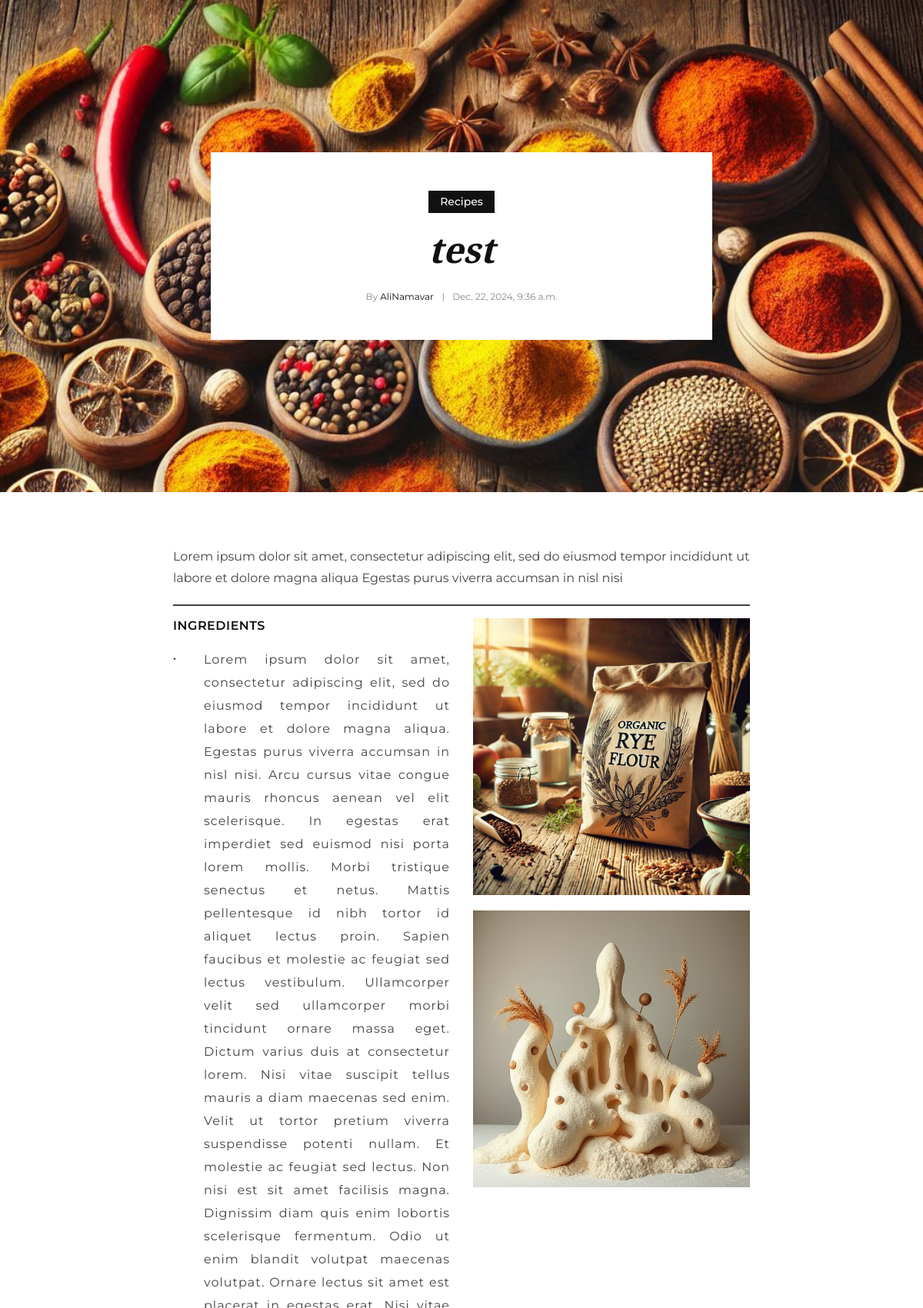
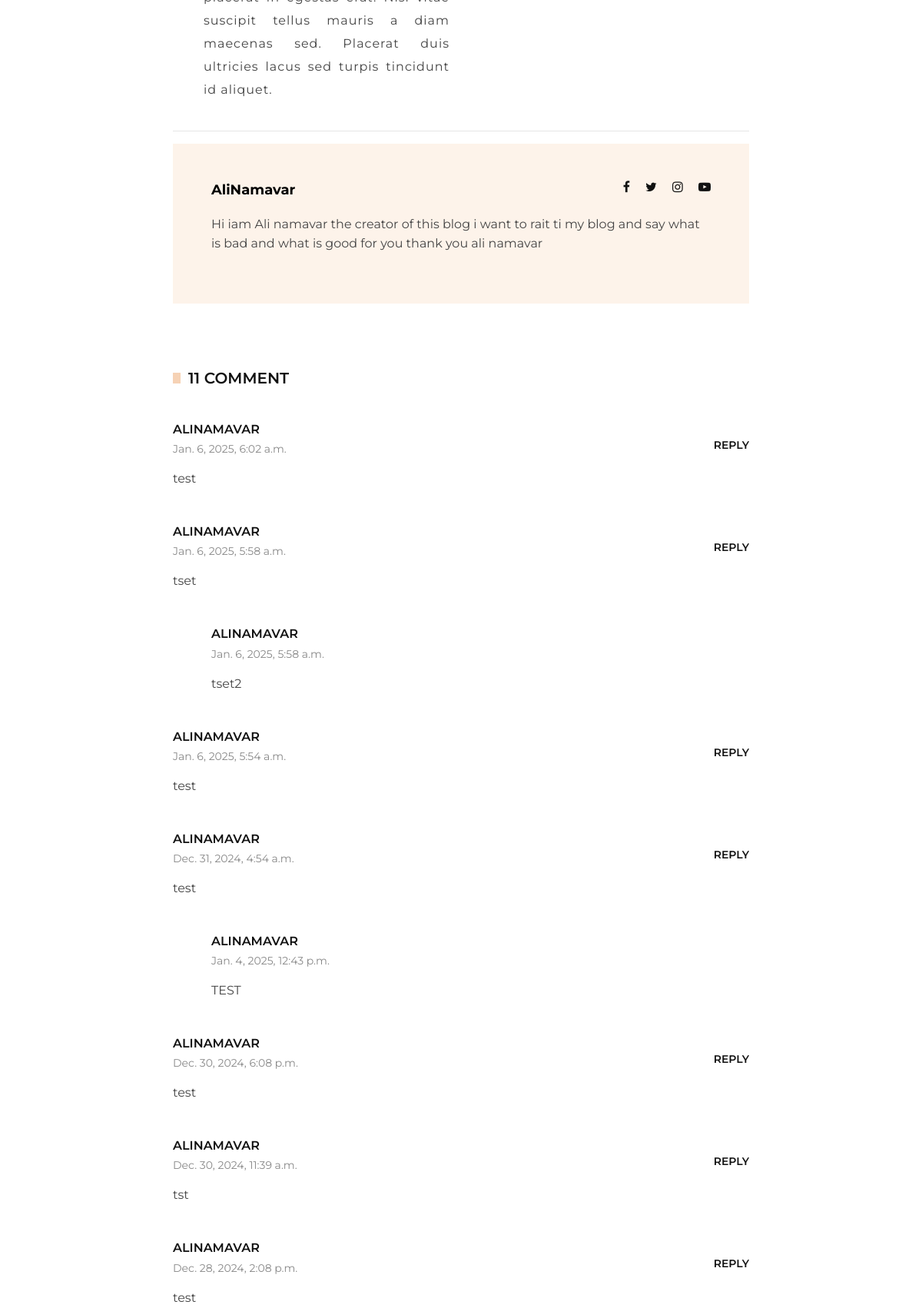
Page /article-detail/1/ (upper part) on the committed database (2 pictures, top to bottom).
### article_module/models.py (models this page shows, shortened)
class Article(models.Model):
    author = models.ForeignKey(User, on_delete=models.CASCADE, verbose_name='نویسنده', editable=False)
    category = models.ForeignKey(ArticleCategory, on_delete=models.CASCADE, verbose_name='دسته بندی')
    title = models.CharField(max_length=100, verbose_name='عنوان')
    url_title = models.CharField(max_length=150, verbose_name='عنوان در url ', unique=True, db_index=True)
    slug = models.SlugField(max_length=400, verbose_name=' عنوان (en)', unique=True, db_index=True, editable=False)
    short_description = models.TextField(verbose_name='توضیحات کوتاه')
    description = models.TextField(verbose_name='توضیحات')
    image = models.ImageField(upload_to='images/article', verbose_name='تصویر')
    created_date = models.DateTimeField(auto_now_add=True, verbose_name='زمان ایجاد مقاله')
    is_active = models.BooleanField(default=False, verbose_name='فعال')
    image_detail_one = models.ImageField(upload_to='images/article', verbose_name='تصویر برای جزییات مقاله', null=True, blank=True)
    image_detail_two = models.ImageField(upload_to='images/article', verbose_name='تصویر برای جزییات مقاله', null=True, blank=True)
    class Meta:
        verbose_name = 'Article'
        verbose_name_plural = 'Articles'

class article_comments(models.Model):
    article = models.ForeignKey(Article, on_delete=models.CASCADE, verbose_name='مقاله')
    user = models.ForeignKey(User, on_delete=models.CASCADE, verbose_name='نویسنده کامنت')
    comment = models.TextField(verbose_name='متن کامنت')
    created_date = models.DateTimeField(auto_now_add=True, verbose_name='زمان ثبت کامنت')
    parent = models.ForeignKey('article_comments', on_delete=models.CASCADE, verbose_name='کامنت والد', null=True, blank=True)
    class Meta:
        verbose_name = 'Article_comment'
        verbose_name_plural = 'Article_comments'

### account_module/models.py (models this page shows, shortened)
class User(AbstractUser):
    username = models.CharField(max_length=150, null=True, blank=True, unique=False, verbose_name='نام کاربری')
    email = models.EmailField(unique=True, verbose_name='ایمیل')
    avatar = models.ImageField(upload_to='images/users', verbose_name='تصویر آواتار', null=True, blank=True)
    email_active_code = models.CharField(max_length=75, verbose_name='کد فعالسازی ایمیل', null=True, blank=True)
    about_user = models.TextField(verbose_name='درباره کاربر', null=True, blank=True)
    address = models.CharField(max_length=250, verbose_name='آدرس کاربر')
    USERNAME_FIELD = 'email'  # شناسه ورود ایمیل
    REQUIRED_FIELDS = ['username']  # نام کاربری فیلد ضروری

### article_module/views.py (the view, shortened to what this page needs)
# urls.py: path('article-detail/<pk>/', views.ArticleDetailView.as_view(), name='article-Detail'),
class ArticleDetailView(DetailView):
    model = Article
    template_name = 'article_module/article_detail.html'
    context_object_name = 'article'
    def get_context_data(self, *, object_list=None, **kwargs):
        context = super().get_context_data(object_list=object_list, **kwargs)
        article = self.object
        context['comments'] = (article_comments.objects.filter(parent_id=None, article_id=article.id).
                               prefetch_related('article_comments_set').order_by('-created_date'))
        context['form'] = CommentForm()
        context['comment_count'] = article_comments.objects.filter(article_id=article.id).count()
        user_ip = get_client_ip(self.request)
        user_id = None
        if self.request.user.is_authenticated:
            user_id = self.request.user.id
        has_been_visited = ArticleVisited.objects.filter(ip__iexact=user_ip, Article_id=article.id).exists()
        return context

### utils/http_service.py (called while the page is built)
def get_client_ip(request: HttpRequest):
    x_forwarded_for = request.META.get('HTTP_X_FORWARDED_FOR')
    if x_forwarded_for:
        ip = x_forwarded_for.split(',')[0]
    else:
        ip = request.META.get('REMOTE_ADDR')
    return ip

### article_module/templates/article_module/article_detail.html (shortened to what this page needs)
{% extends 'shared/layout.html' %}
{% block content %}
    <div class="blog-hero set-bg" data-setbg="{{ article.image.url }}">
        <div class="container">
            <div class="row d-flex justify-content-center">
                <div class="col-lg-7">
                    <div class="blog__hero__text">
                        <div class="label">Recipes</div>
                        <h2>{{ article.title }}</h2>
                        <ul>
                            <li>By <span>{{ article.author.username }}</span></li>
                            <li>{{ article.created_date }}</li>
                        </ul>
                    </div>
                </div>
            </div>
        </div>
    </div>
    <section class="blog-details spad">
        <div class="container">
            <div class="row d-flex justify-content-center">
                <div class="col-lg-8">
                    <div class="blog__details__content">
                        <div class="blog__details__text">
                            <p>{{ article.short_description }}</p>
                        </div>
                        <hr class="divider">
                        <div class="blog__details__recipe__details">
                            <div class="row">
                                <div class="col-lg-6">
                                    <div class="blog__details__ingredients">
                                        <h6>Ingredients</h6>
                                        <ul>
                                            <li><span>.</span>{{ article.description }}</li>
                                        </ul>
                                    </div>
                                </div>
                                <div class="col-lg-6">
                                    <div class="blog__details__ingredients__pic">
                                        {% if article.image_detail_one and article.image_detail_two %}
                                            <img src="{{ article.image_detail_one.url }}" alt="">
                                            <div style="height: 20px;"></div>
                                            <img src="{{ article.image_detail_two.url }}" alt="">
                                        {% endif %}
                                    </div>
                                </div>
                            </div>
                        </div>
                        <hr>
                        <div class="blog__details__author">
                            <div class="blog__details__author__text">
                                <h6 class="article-author-name">{{ article.author.username }}</h6>
                                <div class="blog__details__author__social">
                                    <a href="#"><i class="fa fa-facebook"></i></a>
                                    <a href="#"><i class="fa fa-twitter"></i></a>
                                    <a href="#"><i class="fa fa-instagram"></i></a>
                                    <a href="#"><i class="fa fa-youtube-play"></i></a>
                                </div>
                                <p class="article-description">{{ article.author.about_user }}</p>
                            </div>
                        </div>
                        <div id="comments-section">
                            <div class="blog__details__comment">
                                <h5>{{ comment_count }} Comment</h5>
                                {% for comment in comments %}
                                    <div class="blog__details__comment__item">
                                        <div class="blog__details__comment__item__text">
                                            <h6>{{ comment.user.username }}</h6>
                                            <span>{{ comment.created_date }}</span>
                                            <p>{{ comment.comment }}</p>
                                            <div class="blog__details__comment__btns">
                                                <a onclick="fillpatternid({{ comment.id }}, event)"
                                                   href="#">Reply</a>
                                            </div>
                                        </div>
                                    </div>
                                    {% if comment.article_comments_set.all %}
                                        {% for sub_com in comment.article_comments_set.all %}
                                            <div class="blog__details__comment__item blog__details__comment__item--reply">
                                                <div class="blog__details__comment__item__text">
                                                    <h6>{{ sub_com.user.username }}</h6>
                                                    <span>{{ sub_com.created_date }}</span>
                                                    <p>{{ sub_com.comment }}</p>
                                                </div>
                                            </div>
                                        {% endfor %}
                                    {% endif %}
                                {% endfor %}
                            </div>
                        </div>
                        <br>
                    </div>
                </div>
    </section>
{% endblock %}

### static/css/custom.css (style rules this page uses)
.divider { margin-top: 20px; border: 1px solid #444444; }
.blog__details__ingredients ul li { list-style: none; font-size: 16px; color: #444444; line-height: 30px; letter-spacing: 1px; padding-left: 40px; position: relative; display: block; max-width: 100%; white-space: normal; word-break: break-word; text-align: justify; }
.article-author-name { font-size: 18px; font-weight: 700; color: #000; margin-bottom: 10px; display: inline-block; }
.article-description { font-size: 16px; line-height: 1.6; color: #444; margin-top: 10px; }

### rows in the picture
Article: title "test", author.username "AliNamavar", created_date "Dec. 22, 2024, 9:36 a.m.", short_description "Lorem ipsum dolor sit amet, consectetur adipiscing elit, sed do eiusmod tempor incididunt ut labore et dolore magna aliqua Egestas purus viverra accumsan in nisl nisi", description "Lorem ipsum dolor sit amet, consectetur adipiscing elit, sed do eiusmod tempor incididunt ut labore et dolore magna aliqua. Egestas purus viverra accumsan in nisl nisi. Arcu cursus vitae congue mauris rhoncus aenean vel elit scelerisque. In egestas erat imperdiet sed euismod nisi porta lorem mollis. Morbi tristique senectus et netus. Mattis pellentesque id nibh tortor id aliquet lectus proin. Sapien faucibus et molestie ac feugiat sed lectus vestibulum. Ullamcorper velit sed ullamcorper morbi tincidunt ornare massa eget. Dictum varius duis at consectetur lorem. Nisi vitae suscipit tellus mauris a diam maecenas sed enim. Velit ut tortor pretium viverra suspendisse potenti nullam. Et molestie…", image_detail_one (picture), image_detail_two (picture), author.about_user "Hi iam Ali namavar the creator of this blog i want to rait ti my blog and say what is bad and what is good for you thank you ali namavar"
article_comments: user.username "ALINAMAVAR", created_date "Jan. 6, 2025, 6:02 a.m.", comment "test"
article_comments: user.username "ALINAMAVAR", created_date "Jan. 6, 2025, 5:58 a.m.", comment "tset"
article_comments: user.username "ALINAMAVAR", created_date "Jan. 6, 2025, 5:58 a.m.", comment "tset2"
article_comments: user.username "ALINAMAVAR", created_date "Jan. 6, 2025, 5:54 a.m.", comment "test"
article_comments: user.username "ALINAMAVAR", created_date "Dec. 31, 2024, 4:54 a.m.", comment "test"
article_comments: user.username "ALINAMAVAR", created_date "Jan. 4, 2025, 12:43 p.m.", comment "TEST"
article_comments: user.username "ALINAMAVAR", created_date "Dec. 30, 2024, 6:08 p.m.", comment "test"
article_comments: user.username "ALINAMAVAR", created_date "Dec. 30, 2024, 11:39 a.m.", comment "tst"
article_comments: user.username "ALINAMAVAR", created_date "Dec. 28, 2024, 2:08 p.m.", comment "test"

### other values in the picture
{{ comment_count }} "11"
